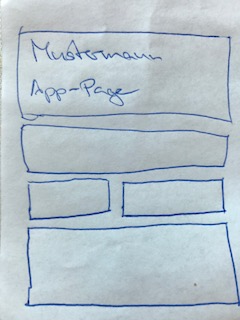
#> input picture Element localization - PythonVersion/2.jpg, 240 x 320 px
$ python ElementLocalization.py   (older library calls are emulated)
#> lines starting #> are read from the running program, lines starting #| are printed output that depends on the picture; after the words box and inside, x2 and y2 are one past the last pixel; in counts of white or black regions, pixels touching at a corner belong together
### Shape Detection/image_contrast.py
from PIL import Image, ImageEnhance

img2 = Image.open('2.jpg')
#> img2 is the input picture: PIL image 240x320 RGB; mean R, G, B 181.5, 195, 203
enhancer = ImageEnhance.Contrast(img2)
img2 = enhancer.enhance(4)
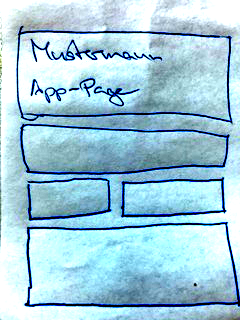
#> img2: PIL image 240x320 RGB; mean R, G, B 162.6, 203.5, 220
enhancer = ImageEnhance.Brightness(img2)
img2 = enhancer.enhance(4)
enhancer = ImageEnhance.Contrast(img2)
img2 = enhancer.enhance(5)
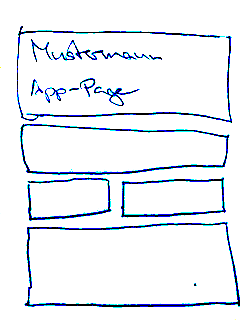
#> img2: PIL image 240x320 RGB; mean R, G, B 235, 239.3, 245.4
enhancer = ImageEnhance.Brightness(img2)
img2 = enhancer.enhance(5)
#img2.rotate(270).save("alt1.jpg")
enhancer.enhance(5).save("alt1.png")

# [7 lines of commented-out code are left out]

### Shape Detection/pyimagesearch/shapedetector.py
# import the necessary packages
import cv2

class ShapeDetector:
	def __init__(self):
		pass

	def detect(self, c):
		# initialize the shape name and approximate the contour
		shape = "unidentified"
		peri = cv2.arcLength(c, True)
		approx = cv2.approxPolyDP(c, 0.04 * peri, True)

		# if the shape is a triangle, it will have 3 vertices
		if len(approx) == 3:
			shape = "triangle"

		# if the shape has 4 vertices, it is either a square or
		# a rectangle
		elif len(approx) == 4:
			# compute the bounding box of the contour and use the
			# bounding box to compute the aspect ratio
			(x, y, w, h) = cv2.boundingRect(approx)
			ar = w / float(h)

			# a square will have an aspect ratio that is approximately
			# equal to one, otherwise, the shape is a rectangle
			shape = "square" if ar >= 0.95 and ar <= 1.05 else "rectangle"

		# if the shape is a pentagon, it will have 5 vertices
		elif len(approx) == 5:
			shape = "pentagon"

		# otherwise, we assume the shape is a circle
		else:
			shape = "circle"

		# return the name of the shape
		return shape

### Element localization - PythonVersion/ElementLocalization.py
# USAGE
# python detect_shapes.py -i alt1.png

# import the necessary packages
from pyimagesearch.shapedetector import ShapeDetector
import argparse, imutils, cv2, numpy
from PIL import Image, ImageEnhance
# import contrast enhancer module
import image_contrast

appElementObjects = []  #array to store all detected app elements in the for of objects
numOfElementGroups = 1  #number of groups of app elements (elements that lie horizontally on the same line, shall be grouped together)

outputArray = []        #array to store the module output data (= list of grouped and sorted app elements for XML generation)

class AppElement(object):
    def __init__(self, shape, hight, length, centerX, centerY):
        self.shape = shape
        self.hight = hight
        self.length = length
        self.centerX = centerX
        self.centerY = centerY
        self.group = numOfElementGroups

    def __str__(self):
        return "Shape = {0} H = {1} L = {2} Mc = ({3} | {4}) Group = {5}".format(self.shape, self.hight, self.length, self.centerX, self.centerY, self.group)


# open jpg, enhance brightness and contrast, save as alt1.png (Elfert)
image_contrast

# construct the argument parse and parse the arguments
#ap = argparse.ArgumentParser()
#ap.add_argument("-i", "--image", required=True,
#   help="path to the input image")
#args = vars(ap.parse_args())

# load the image and resize it to a smaller factor so that
# the shapes can be approximated better
#image = cv2.imread(args["image"])
image = Image.open('alt1.png')

# invert (Elfert)
image = numpy.invert(image)
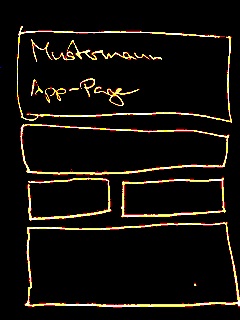
#> image: shape (320, 240, 3); mean R, G, B 19.7, 15.5, 9.4

resized = imutils.resize(image, width=300)
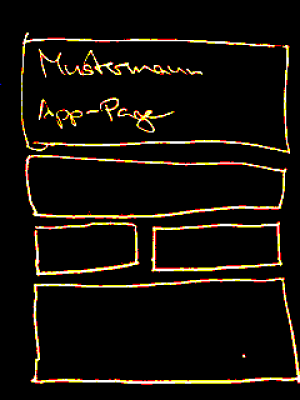
#> resized: shape (400, 300, 3); mean R, G, B 19.7, 15.5, 9.4
ratio = image.shape[0] / float(resized.shape[0])
#> ratio = 0.8

# convert the resized image to grayscale, blur it slightly,
# and threshold it
gray = cv2.cvtColor(resized, cv2.COLOR_BGR2GRAY)
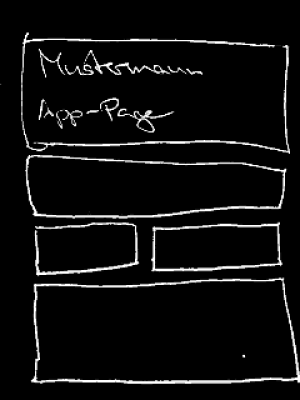
#> gray: shape (400, 300); min 0, max 255, mean 14.2
blurred = cv2.GaussianBlur(gray, (5, 5), 0)
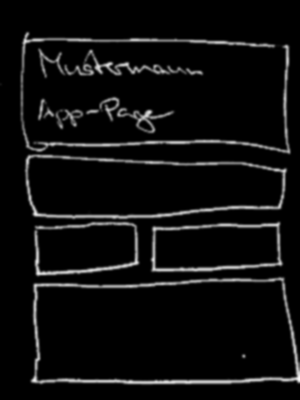
#> blurred: shape (400, 300); min 0, max 251, mean 14.2
thresh = cv2.threshold(blurred, 60, 255, cv2.THRESH_BINARY)[1]
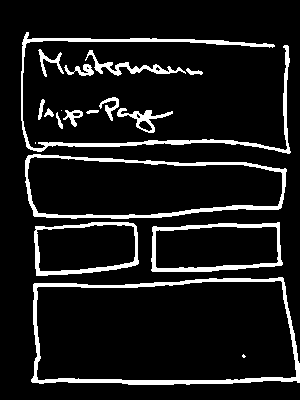
#> thresh: shape (400, 300); 9.8% white; 19 white regions (3 under 20 px)

# find contours in the thresholded image and initialize the
# shape detector
cnts = cv2.findContours(thresh.copy(), cv2.RETR_EXTERNAL,
    cv2.CHAIN_APPROX_SIMPLE)
#> cnts = 18 contours, 2 with area under 20; largest, box (x1, y1, x2, y2) and area: (31, 277, 300, 385) 26064, (25, 154, 287, 219) 13745, (151, 222, 283, 272) 5698, (34, 222, 139, 276) 4826, (21, 32, 291, 154) 1778
cnts = cnts[0] if imutils.is_cv2() else cnts[1]
sd = ShapeDetector()

# loop over the contours
for c in cnts:
    # compute the center of the contour, then detect the name of the
    # shape using only the contour
    M = cv2.moments(c)
    try:
        cX = int((M["m10"] / M["m00"]) * ratio)
        cY = int((M["m01"] / M["m00"]) * ratio)
        shape = sd.detect(c)
    except ZeroDivisionError:
        shape = "unknown"

    #map the shape to the shapes-code
    if shape == "rectangle":
        elementShape = 1
    elif ((shape == "triangle") | (shape == "square")):
        elementShape = 2
    elif shape == "circle":
        elementShape = 3
    else:
        elementShape = 0


    xArray = []
    yArray = []
    for point in c:
        xArray.append(point[0][0])
        yArray.append(point[0][1])

    maxX = sorted(xArray, reverse=True)[0]
    minX = sorted(xArray, reverse=True)[len(xArray)-1]
    length = maxX - minX

    maxY = sorted(yArray, reverse=True)[0]
    minY = sorted(yArray, reverse=True)[len(yArray)-1]
    hight = maxY - minY

    #store the element data in an array of app element objects
    #(but only if the detected shape is valid)
    if elementShape != 0:
        newElement = AppElement(elementShape, hight, length, cX, cY)
        appElementObjects.append(newElement)
        print(newElement)
#> this loop made 18 passes
#> (cX, cY, shape, peri in detect, approx in detect, x in detect, y in detect, w in detect) on passes 1, 2, 3, 7, 10, 12, 14: (131, 265, 'rectangle', 744.9, [[283, 278], [34, 283], [31, 381], [299, 382]], 31, 278, 269), (172, 197, 'rectangle', 353.4, [[279, 222], [153, 226], [151, 270], [281, 265]], 151, 222, 131), (68, 198, 'rectangle', 301, [[136, 226], [35, 226], [36, 275], [135, 265]], 35, 226, 102), (73, 88, 'rectangle', 27.07, [[86, 112], [97, 112], [98, 110], [89, 110]], 86, 110, 13), (114, 95, 'rectangle', 187.5, [[117, 115], [153, 132], [148, 119], [172, 111]], 117, 111, 56), (32, 86, 'rectangle', 46.14, [[43, 99], [40, 103], [38, 119], [41, 116]], 38, 99, 6), (154, 57, 'rectangle', 39.8, [[186, 69], [190, 74], [202, 73], [198, 70]], 186, 69, 17)
#> (cX, cY, shape, peri in detect, approx in detect, elementShape, maxX, minX) on passes 4, 6, 16: (117, 149, 'triangle', 628, [[25, 160], [34, 216], [285, 186]], 2, 286, 25), (47, 97, 'triangle', 37.56, [[57, 112], [58, 124], [62, 128]], 2, 62, 56), (103, 53, 'circle', 327.4, [[85, 59], [185, 73]], 3, 185, 85)
#| Shape = 1 H = 107 L = 268 Mc = (131 | 265) Group = 1
#| Shape = 1 H = 49 L = 131 Mc = (172 | 197) Group = 1
#| Shape = 1 H = 53 L = 104 Mc = (68 | 198) Group = 1
#| Shape = 2 H = 64 L = 261 Mc = (117 | 149) Group = 1
#| Shape = 2 H = 16 L = 6 Mc = (47 | 97) Group = 1
#| Shape = 1 H = 3 L = 12 Mc = (73 | 88) Group = 1
#| Shape = 3 H = 16 L = 19 Mc = (58 | 92) Group = 1
#| Shape = 1 H = 24 L = 55 Mc = (114 | 95) Group = 1
#> (further printed lines are left out)
#> after the loop, appElementObjects = 15 items

    #print(c)

#Sort elements vertically: (which element is higher/lower on the screen?)
appElementObjects = sorted(appElementObjects, key=lambda appElement: appElement.centerY)

#print("First element:")
#print(appElementObjects[0])
#print("Last element:")
#print(appElementObjects[len(appElementObjects)-1])

#Group the elements that lie on the same horizontal line:
#Note about the algorithm:
#If y-value of center point of the (i+1)-th element lies within the range (hight) of the i-th element, the i-th element and the (i+1)-th element should be grouped together
index = 0
while index < (len(appElementObjects)-1):
    if (appElementObjects[index+1].centerY <= (appElementObjects[index].centerY + appElementObjects[index].hight)) & (appElementObjects[index+1].centerY >= (appElementObjects[index].centerY - appElementObjects[index].hight)):
        appElementObjects[index+1].group = appElementObjects[index].group
    else:
        numOfElementGroups += 1
        appElementObjects[index+1].group = numOfElementGroups
    index += 1
#> this loop made 14 passes
#> after the loop, index = 14; numOfElementGroups = 5

#Sort the elements within one group horizontally: (which element is more on the left/right on the screen?)
appElementObjects = sorted(sorted(appElementObjects, key = lambda appElement: appElement.centerX), key = lambda appElement: appElement.group)

print("\r\n\r\n")
for element in appElementObjects:
    print(element)
#> this loop made 15 passes
#| Shape = 3 H = 27 L = 25 Mc = (39 | 48) Group = 1
#| Shape = 3 H = 11 L = 29 Mc = (65 | 55) Group = 1
#| Shape = 3 H = 25 L = 100 Mc = (103 | 53) Group = 1
#| Shape = 1 H = 6 L = 16 Mc = (154 | 57) Group = 1
#| Shape = 1 H = 20 L = 6 Mc = (32 | 86) Group = 2
#| Shape = 1 H = 3 L = 12 Mc = (73 | 88) Group = 2
#| Shape = 3 H = 23 L = 19 Mc = (87 | 84) Group = 2
#| Shape = 3 H = 121 L = 269 Mc = (127 | 76) Group = 2
#> (further printed lines are left out)

#Generate output array
#Note: outputArray = [(elementType, group)]
#      with:
#      elementType =    0   for   new group
#                       1   for   rectangle
#                       2   for   triangle
#                       3   for   circle
outputArray.append([0, 1])
index = 0
while index <= (len(appElementObjects)-1):
    outputArray.append([appElementObjects[index].shape, appElementObjects[index].group])
    if index == (len(appElementObjects)-1):
        break
    if appElementObjects[index].group != appElementObjects[index+1].group:
        outputArray.append([0, appElementObjects[index+1].group])
    index += 1
#> after the loop, index = 14; outputArray = [[0, 1], [3, 1], [3, 1], [3, 1], [1, 1], [0, 2], [1, 2], [1, 2], [3, 2], [3, 2], [0, 3], [2, 3], [3, 3], [1, 3], [0, 4], [1, 4], [2, 4], [1, 4], [0, 5], [1, 5]]

print(outputArray)
#| [[0, 1], [3, 1], [3, 1], [3, 1], [1, 1], [0, 2], [1, 2], [1, 2], [3, 2], [3, 2], [0, 3], [2, 3], [3, 3], [1, 3], [0, 4], [1, 4], [2, 4], [1, 4], [0, 5], [1, 5]]
